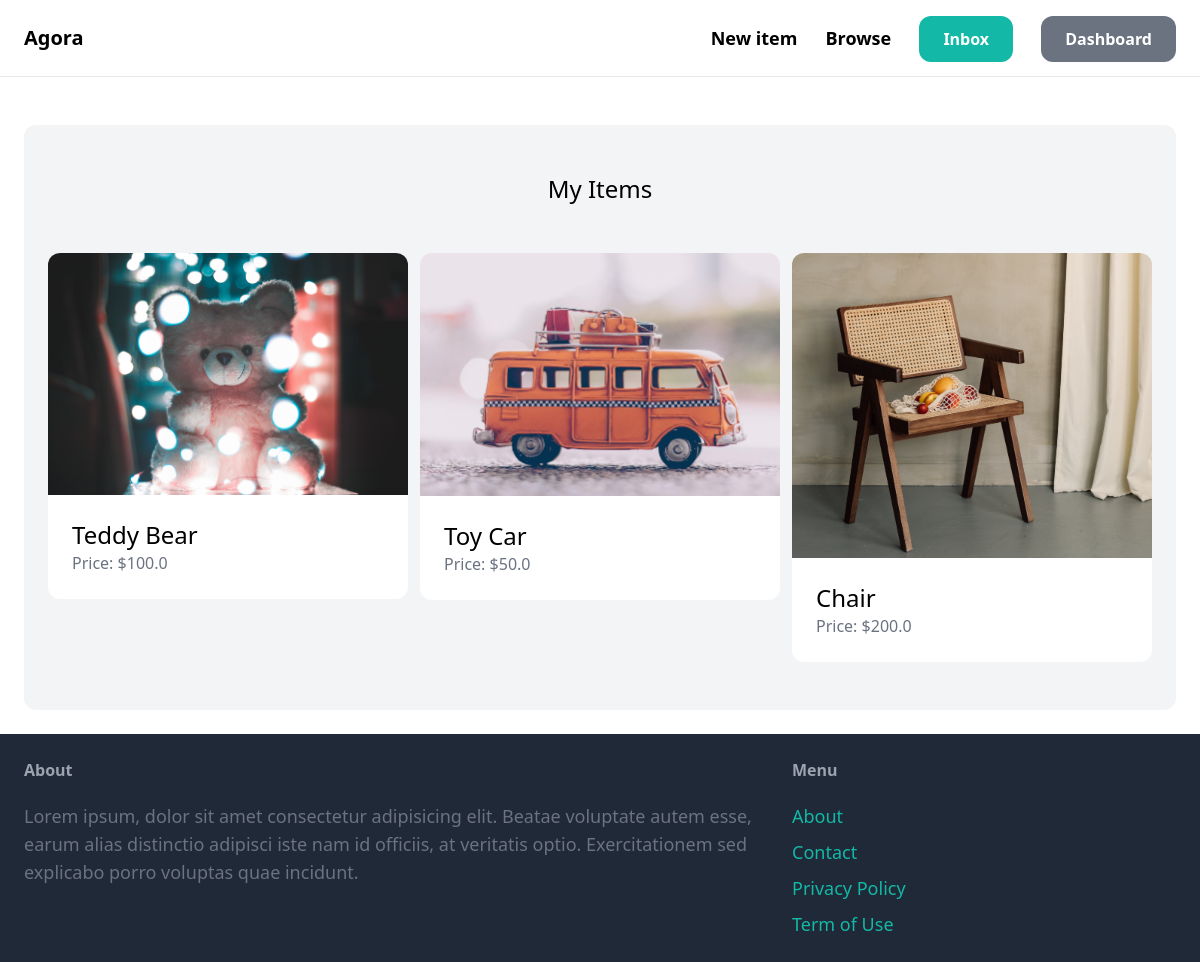
The app's page /dashboard/ (signed in) with its own data.
### item/models.py (models this page shows, shortened)
class Item(models.Model):
    category = models.ForeignKey(Category, related_name='items', on_delete=models.CASCADE)
    name = models.CharField(max_length=255)
    description = models.TextField(blank=True, null=True)
    price = models.FloatField()
    image = models.ImageField(upload_to='item_images', blank=True, null=True)
    is_sold = models.BooleanField(default=False)
    created_by = models.ForeignKey(User, related_name='items', on_delete=models.CASCADE)
    create_at = models.DateTimeField(auto_now_add=True)

### dashboard/views.py (the view)
# urls.py: path('', views.index, name='index'),
@login_required
def index(request):
    items = Item.objects.filter(created_by=request.user)
    context = {
        'items' : items,
    }
    return render (request, 'dashboard/index.html', context=context)

### dashboard/templates/dashboard/index.html (shortened to what this page needs)
{% extends 'core/base.html' %}
{% block content %}
    <div class="mt-6 px-6 py-12 bg-gray-100 rounded-xl">
        <h2 class="mb-12 text-2xl text-center">My Items</h2>
        <div class="grid grid-cols-3 gap-3">
            {% for item in items %}
                <div>
                    <a href="{% url 'item:detail' item.id %}">
                        <div>
                            <img src="{{ item.image.url }}" class="rounded-t-xl">
                        </div>
                        <div class="p-6 bg-white rounded-b-xl">
                            <h2 class="text-2xl"> {{ item.name }} </h2>
                            <p class="text-gray-500"> Price: ${{item.price}} </p>
                        </div>
                    </a>
                </div>
            {% endfor %}
        </div>
    </div>
{% endblock content %}

### records on screen
Item: image (picture), name "Teddy Bear", price "100.0"
Item: image (picture), name "Toy Car", price "50.0"
Item: image (picture), name "Chair", price "200.0"
